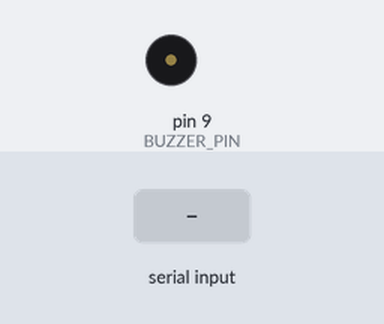
Bench run of a sketch on a simulated Arduino Uno, built with avr-gcc and run on an emulated ATmega328P. Shown: buzzer (waves = sounding). Inputs (shaded band) come from the test bench.

Above: at 1.2 s.
1.3 s: "C" received over Serial
At 1.55 s:
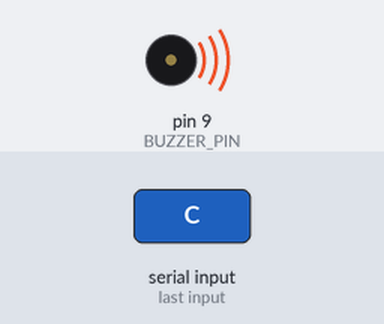
Timing chart, 0 to 4.3 s (numbered marks = the images above; inputs shaded):
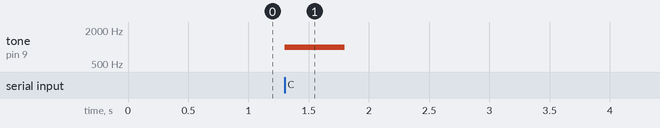

The sketch:

buzzer.ino
```cpp
#define BUZZER_PIN 9

void setup() {
  pinMode(BUZZER_PIN, OUTPUT);
  Serial.begin(9600);
}

void loop() {
  if (Serial.available()) {
    char c = Serial.read();
    if (c == 'C') {
      tone(BUZZER_PIN, 1000, 500);  // Correct
    } else if (c == 'W') {
      tone(BUZZER_PIN, 300, 500);   // Wrong
    }
  }
}
```

Measured:
- after the input at 1.3 s, tone on pin 9 (BUZZER_PIN): silent → 1000 Hz at once, → silent 0.50 s later
